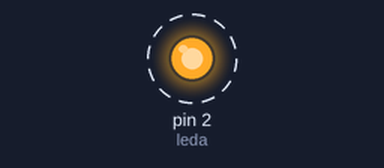
This sketch was run on a simulated Arduino Uno, built with avr-gcc and run on an emulated ATmega328P. Parts: output pins drawn as LEDs (lit = HIGH). Dashed ring = blinking.

Above: at 0.5 s.
Timing chart, 0 to 4.6 s (numbered marks = the images above):
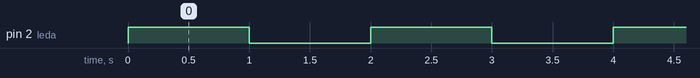

The sketch:

YM20201005_0_LED.ino
```cpp
//OCT 5 2020 T.I. refactor the coding style
//OCT 5 2020 T.I. created this file based on LAB_20200226_0


int leda = 2;

void setup() {
  // put your setup code here, to run once:
  pinMode(leda,OUTPUT);
}

void loop() {
  // put your main code here, to run repeatedly:
 digitalWrite(leda,HIGH);
 delay(1000);
 digitalWrite(leda,LOW);
 delay(1000);

}
```

Measured:
- by itself, pin 2 (leda): alternates HIGH for 1.0 s and LOW for 1.0 s
